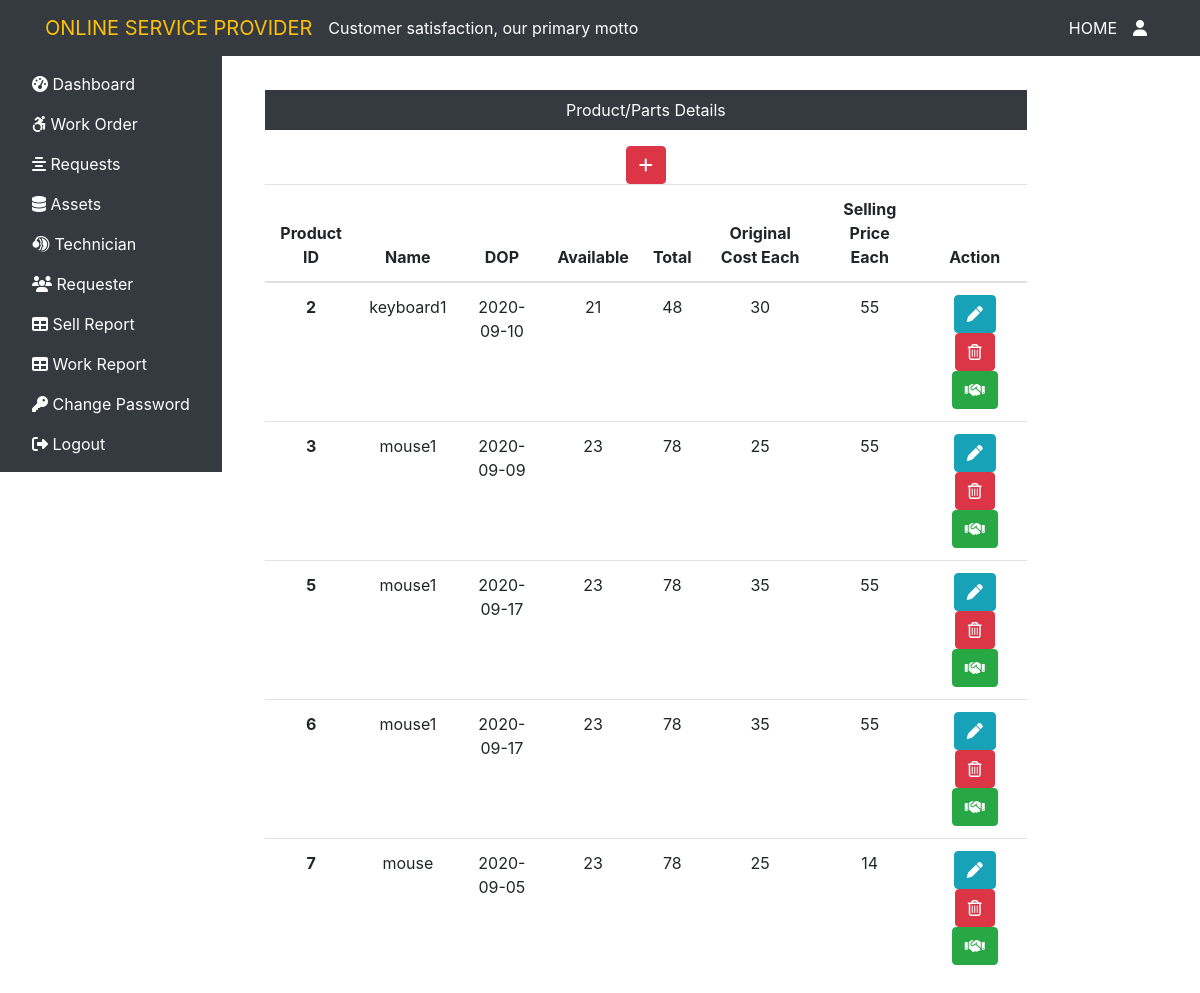
Page /admin/assets.php on the committed database.
### tables this page shows
CREATE TABLE `assets` (
  `id` int(11) NOT NULL,
  `name` varchar(100) NOT NULL,
  `date_purchase` date NOT NULL,
  `prod_available` int(20) NOT NULL,
  `prod_total` int(20) NOT NULL,
  `cost_price` int(20) NOT NULL,
  `selling_price` int(20) NOT NULL
);

### admin/assets.php (the view, shortened to what this page needs)
 <?php include "admin_header.php"; ?>
<body>
 <?php include "admin_navigation.php";?>
<div class="margin1">
<div class="col-sm-9 col-md-10 mt-5 text-center">
  <p class=" bg-dark text-white p-2">Product/Parts Details</p>
  <?php
  $sql ="SELECT * FROM `assets`";
  $result = mysqli_query($con,$sql);
  if ($result->num_rows>0) {
    echo'<table class="table">
    <thead>
      <tr>
        <th scope="col">Product ID</th>
        <th scope="col">Name</th>
        <th scope="col">DOP</th>
        <th scope="col">Available</th>
        <th scope="col">Total</th>
        <th scope="col">Original Cost Each</th>
        <th scope="col">Selling Price Each</th>
        <th scope="col">Action</th>
      </tr>
    </thead>
    <tbody>';
    while ($row=mysqli_fetch_assoc($result)) {
      echo ' <tr>
        <th scope="row">'.$row['id'].'</th>
        <td>'.$row['name'].'</td>
        <td>'.$row['date_purchase'].'</td>
        <td>'.$row['prod_available'].'</td>
        <td>'.$row['prod_total'].'</td>
        <td>'.$row['cost_price'].'</td>
        <td>'.$row['selling_price'].'</td>
        <td>
        <form action="editproduct.php" method="POST" class="d-inline">
           <input type="hidden" name="id" value='.$row['id'].'>
           <button type="submit" class="btn btn-info" name="editproduct" value="">
            <i class="fas fa-pen"></i>
          </button>
        </form>
          <form action="" method="POST" class="d-inline">
            <input type="hidden" name="id" value='.$row['id'].'>
            <button type="submit" class="btn btn-danger" name="delete" value="Delete">
              <i class="far fa-trash-alt"></i>
            </button>
          </form>
          <form action="sellproduct.php" method="" class="d-inline">
            <input type="hidden" name="id" value='.$row['id'].'>
            <button type="submit" class="btn btn-success" name="sellproduct" value="">
              <i class="fas fa-handshake"></i>
            </button>
          </form>
            </button>
          </form>
        </td>
      </tr>';
    }
  }
  ?>
</div>
</div>
<a href="addproduct.php" class="btn btn-danger"><i class="fas fa-plus fa-1x"></i></a>
</body>
</html>

### admin/style1.css (style rules this page uses)
.margin1 { margin-left: 250px; margin-top: -430px; }

### rows in the picture
assets: id "2", name "keyboard1", date_purchase "2020-09-10", prod_available "21", prod_total "48", cost_price "30", selling_price "55"
assets: id "3", name "mouse1", date_purchase "2020-09-09", prod_available "23", prod_total "78", cost_price "25", selling_price "55"
assets: id "5", name "mouse1", date_purchase "2020-09-17", prod_available "23", prod_total "78", cost_price "35", selling_price "55"
assets: id "6", name "mouse1", date_purchase "2020-09-17", prod_available "23", prod_total "78", cost_price "35", selling_price "55"
assets: id "7", name "mouse", date_purchase "2020-09-05", prod_available "23", prod_total "78", cost_price "25", selling_price "14"
